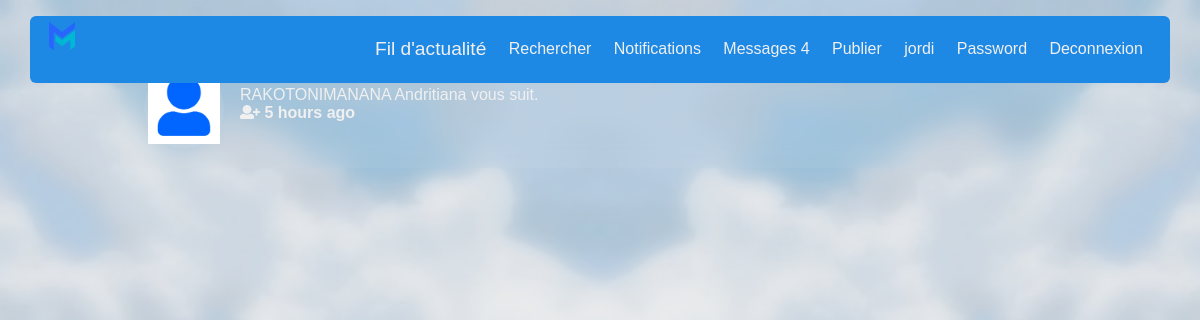
/notifications/ (signed in), run on the app's committed database.
### notifications/models.py (models this page shows)
class Notification(models.Model):
	NOTIFICATION_TYPES = ((1,'Like'),(2,'Comment'), (3,'Follow'))
	post = models.ForeignKey('post.Post', on_delete=models.CASCADE, related_name="noti_post", blank=True, null=True)
	sender = models.ForeignKey(User, on_delete=models.CASCADE, related_name="noti_from_user")
	user = models.ForeignKey(User, on_delete=models.CASCADE, related_name="noti_to_user")
	notification_type = models.IntegerField(choices=NOTIFICATION_TYPES)
	text_preview = models.CharField(max_length=90, blank=True)
	date = models.DateTimeField(auto_now_add=True)
	is_seen = models.BooleanField(default=False)

### authy/models.py (models this page shows, shortened)
class Profile(models.Model):
	user = models.OneToOneField(User, on_delete=models.CASCADE, related_name='profile')
	first_name = models.CharField(max_length=50, null=True, blank=True)
	last_name = models.CharField(max_length=50, null=True, blank=True)
	location = models.CharField(max_length=50, null=True, blank=True)
	url = models.CharField(max_length=80, null=True, blank=True)
	profile_info = models.TextField(max_length=150, null=True, blank=True)
	created = models.DateField(auto_now_add=True)
	favorites = models.ManyToManyField(Post, null=True, blank=True)
	picture = models.ImageField(upload_to=user_directory_path, blank=True, null=True, verbose_name='Picture')

### notifications/views.py (the view)
# urls.py: path('', ShowNOtifications, name='show-notifications'),
def ShowNOtifications(request):
	user = request.user
	notifications = Notification.objects.filter(user=user).order_by('-date')
	Notification.objects.filter(user=user, is_seen=False).update(is_seen=True)
	template = loader.get_template('notifications.html')
	context = {
		'notifications': notifications,
	}
	return HttpResponse(template.render(context, request))

### direct/views.py (called while the page is built)
def checkDirects(request):
	directs_count = 0
	if request.user.is_authenticated:
		directs_count = Message.objects.filter(user=request.user, is_read=False).count()
	return {'directs_count':directs_count}

### notifications/views.py (called while the page is built)
def CountNotifications(request):
	count_notifications = 0
	if request.user.is_authenticated:
		count_notifications = Notification.objects.filter(user=request.user, is_seen=False).count()
	return {'count_notifications':count_notifications}

### mex/templates/notifications.html (shortened to what this page needs)
{% extends 'base.html' %}
{% load static %}
{% load humanize %}
{% block content %}
<div class="columns is-mobile is-centered">
  <div class="column is-half">
    {% for notification in notifications %}
    {% if notification.notification_type == 3 %}
    <div class="notification">
      <article class="media">
        <figure class="media-left">
          <p class="image is-80x80">
            {% if notification.sender.profile.picture %}
            <img class="is-rounded" src="{{ notification.sender.profile.picture.url }}" alt="Placeholder image">
            {% else %}
            <img src="{% static 'img/no_picture.png'%}" alt="Placeholder image">
            {% endif %}
          </p>
        </figure>
        <div class="media-content">
          <div class="content">
            <strong>{{ notification.sender.username }}</strong>
            <br>
            <p>{{ notification.sender.profile.first_name }} {{ notification.sender.profile.last_name }} vous suit.</p>
            <p><i class="fas fa-user-plus"></i>  <b>{{ notification.date|naturaltime}}</b></p>
          </div>
        </div>
      </article>
    </div>
    {% endif %}
    {% endfor %}
  </div>
</div>
{% endblock %}

### mex/templates/base.html (shortened to what this page needs)
{% load static %}
<!DOCTYPE html>
<html>
<head>
  <link rel="stylesheet" href="{% static 'css/fontawesome/css/fontawesome-all.css' %}">
  <link rel="stylesheet" href="{% static 'css/style.css' %}">
  <link rel="stylesheet" href="{% static 'css/owl.css' %}">
</head>
<body>
    <header class=" glass_view">
      <a href="{% url 'index' %}" class="small_logo"><img src="{%static 'img/colorLogo.png' %}" alt=""></a>
      <nav class="nav-list-item">
        <ul>
          <li><a id="actu" class="activeNav" href="{% url 'index' %}">Fil d'actualité</a></li>
          <li><a id="search" href="{% url 'usersearch' %}">Rechercher</a></li>
          <li><a id="notification" href="{% url 'show-notifications' %}">Notifications
            </a></li>
          <li><a id="message" href="{% url 'inbox' %}">Messages
              {% if directs_count %}
              <span class="badge">{{ directs_count }}</span>
              {% endif %}
            </a></li>
          <li><a id="publier" href="{% url 'newpost' %}">Publier</a></li>
          <li><a id="profile" href="{% url 'profile' request.user %}">{{ request.user }}</a></li>
          <li><a id="password" href="{% url 'change_password' %}">Password</a></li>
          <li><a id="logout" href="{% url 'logout' %}">Deconnexion</a></li>
        </ul>
      </nav>
    </header>
  <div class="base_extend">
    <br> <br>
      {% block content %}
      {% endblock %}
    </div>
</body>
</html>

### mex/static/css/style.css (style rules this page uses)
:root { --borad: 15px; --boradsmall: 6px; --primaryColor: #1e88e5; --secondaryColor: #1565c0; --white: #f0f0f0; --red: #e53935; --grey: #bdbdbd; --transition: all 0.4s ease; --largeFont: 'Poppins', sans-serif; --smallFont: 'Poppins', sans-serif; --transition: all 0.3s ease; --error: #b71c1c; --deepgrey : #999; --midGrey: #555; --blackTxt: #333; }
* { margin: 0; padding: 0; transition: var(--transition); text-decoration: none; font-family: 'Poppins', sans-serif; font-family: var(--smallFont); }
body { background-attachment: fixed; animation: animatedBackground 100s linear infinite alternate; background-image: url(../img/blurCloud.png); background-size: cover; margin: 0; padding: 0; font-family: var(--smallFont); }
header div, header nav { display: inline; position: relative; right: 0; }
header { z-index: 100; width: 95%; position: fixed; left: 50%; transform: translateX(-50%); margin-top: 1rem; box-shadow: 0 0.2rem 0.4rem rgba(0, 0, 0, .01); border-radius: var(--boradsmall); }
.small_logo { padding: 0 1.2rem; height: 4rem; box-sizing: border-box; font-weight: 700; text-decoration: none; position: fixed; top: 50%; transform: translateY(-50%); }
header a img { width: 1.6rem; height: 1.8rem; }
.nav-list-item { float: right; }
.nav-list-item ul { margin-right: 1rem; align-items: center; display: flex; }
.nav-list-item ul li { list-style: none; }
.nav-list-item ul li a { display: block; font-weight: 500; margin: 0.8rem 0.1rem; padding: 0.6rem; text-decoration: none; color: var(--white); transition: var(--transition); }
.nav-list-item ul li a.activeNav, .nav-list-item ul li a:hover { font-size: larger; transition: var(--transition); }
@media (max-width : 1200px) { header { margin-top: 1rem; } }
.glass_view { background-color: var(--primaryColor); backdrop-filter: blur(10px); }
.columns { margin-left: 1; margin-right: 1; margin-top: 1; }
.columns.is-mobile { display: flex; }
.columns.is-mobile>.column.is-half { flex: none; width: 80%; }
.column { display: block; flex-basis: 0; flex-grow: 1; flex-shrink: 1; padding: 0.75rem; width:80vw; }
.notification { margin-bottom: 1rem; align-items: center; justify-content: center; background-color: rgba(255, 255, 255, 0.06); backdrop-filter: blur(10px); border-radius: 4px; position: relative; padding: 1.25rem 2.5rem 1.25rem 1.5rem; }
.media { align-items: flex-start; display: flex; text-align: inherit; }
.media-left { margin-right: 1rem; }
.media-content { flex-basis: auto; flex-grow: 1; flex-shrink: 1; text-align: inherit; }
.media-left, .media-right { flex-basis: auto; flex-grow: 0; flex-shrink: 0; }
.image { background-color: rgba(255, 255, 255, 0.06); backdrop-filter: blur(10px); border-radius: 50%; display: block; position: relative; display: flex; justify-content: center; align-items: center; }
.image img { height: 90%; width: 90%; display: block; }
.image.is-80x80 { height: 80px; width: 80px; }
.columns.is-centered { justify-content: center; }
.notification .media .media-content .content strong, .notification .media .media-content .content p, .notification .media .media-content .content p i, .notification .media .media-content .content strong small { color: var(--white); }

### data on the page
Notification: notification_type 3 (drawn), sender.profile.first_name "RAKOTONIMANANA", sender.profile.last_name "Andritiana", date "5 hours ago"

### other printed values
{{ directs_count }} "4"
{{ request.user }} "jordi"
